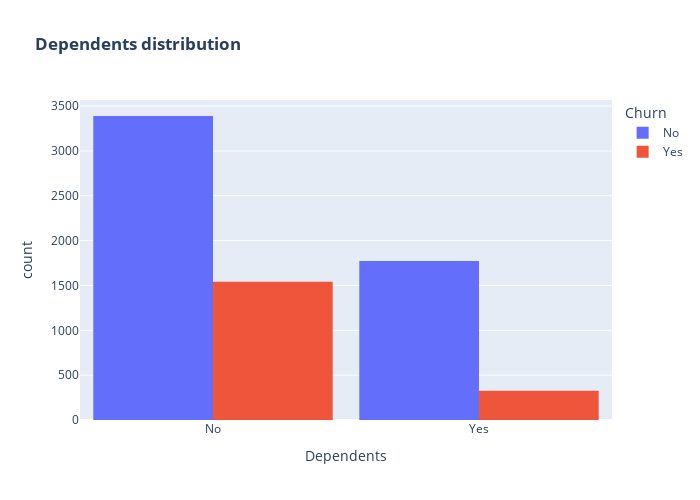

Notebook code for this chart:
### Code cell
#color_map = {"Yes": "#FF97FF", "No": "#AB63FA"}
fig = px.histogram(df_CustomerInfo, color="Churn", x="Dependents", barmode="group", title="<b>Dependents distribution</b>"
                  )
#, color_discrete_map=color_map)
fig.update_layout(width=700, height=500, bargap=0.1)
fig.show()

### Figure 1 — Plotly figure (JSON) as saved in the notebook; plotly's stock layout.template omitted (floating-point values rounded to 4 significant figures; data arrays with more than 128 entries replaced by an {"elided": "..."} marker saying what was removed)
{"data": [{"alignmentgroup": "True", "bingroup": "x", "hovertemplate": "Churn=No<br>Dependents=%{x}<br>count=%{y}<extra></extra>", "legendgroup": "No", "marker": {"color": "#636efa", "pattern": {"shape": ""}}, "name": "No", "offsetgroup": "No", "orientation": "v", "showlegend": true, "type": "histogram", "x": {"elided": "5163 str values"}, "xaxis": "x", "yaxis": "y"}, {"alignmentgroup": "True", "bingroup": "x", "hovertemplate": "Churn=Yes<br>Dependents=%{x}<br>count=%{y}<extra></extra>", "legendgroup": "Yes", "marker": {"color": "#EF553B", "pattern": {"shape": ""}}, "name": "Yes", "offsetgroup": "Yes", "orientation": "v", "showlegend": true, "type": "histogram", "x": {"elided": "1869 str values"}, "xaxis": "x", "yaxis": "y"}], "layout": {"bargap": 0.1, "barmode": "group", "height": 500, "legend": {"title": {"text": "Churn"}, "tracegroupgap": 0}, "title": {"text": "<b>Dependents distribution</b>"}, "width": 700, "xaxis": {"anchor": "y", "domain": [0, 1], "title": {"text": "Dependents"}}, "yaxis": {"anchor": "x", "domain": [0, 1], "title": {"text": "count"}}}}
